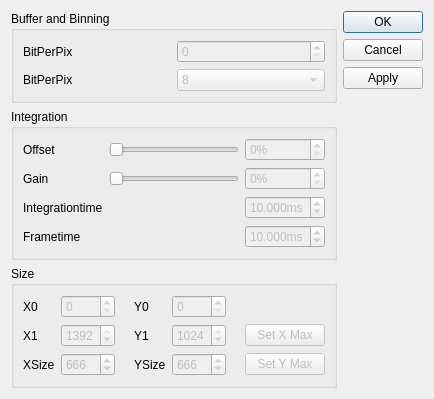
<?xml version="1.0" encoding="UTF-8"?>
<ui version="4.0">
 <class>dialogFireGrabber</class>
 <widget class="QDialog" name="dialogFireGrabber">
  <property name="geometry">
   <rect>
    <x>0</x>
    <y>0</y>
    <width>400</width>
    <height>362</height>
   </rect>
  </property>
  <property name="minimumSize">
   <size>
    <width>0</width>
    <height>0</height>
   </size>
  </property>
  <property name="maximumSize">
   <size>
    <width>16777215</width>
    <height>16777215</height>
   </size>
  </property>
  <property name="windowTitle">
   <string>Dialog</string>
  </property>
  <layout class="QHBoxLayout" name="horizontalLayout">
   <item>
    <layout class="QVBoxLayout" name="verticalLayout_2">
     <item>
      <widget class="QGroupBox" name="groupBoxBinning">
       <property name="enabled">
        <bool>true</bool>
       </property>
       <property name="title">
        <string>Buffer and Binning</string>
       </property>
       <layout class="QGridLayout" name="gridLayout_3">
        <item row="0" column="0">
         <widget class="QLabel" name="label_bpp">
          <property name="text">
           <string>BitPerPix</string>
          </property>
         </widget>
        </item>
        <item row="0" column="1">
         <widget class="QSpinBox" name="spinBox_bpp">
          <property name="enabled">
           <bool>false</bool>
          </property>
         </widget>
        </item>
        <item row="1" column="0">
         <widget class="QLabel" name="label_bpp_2">
          <property name="text">
           <string>BitPerPix</string>
          </property>
         </widget>
        </item>
        <item row="1" column="1">
         <widget class="QComboBox" name="combo_bpp">
          <property name="enabled">
           <bool>false</bool>
          </property>
          <property name="currentIndex">
           <number>0</number>
          </property>
          <item>
           <property name="text">
            <string>8</string>
           </property>
          </item>
          <item>
           <property name="text">
            <string>10</string>
           </property>
          </item>
          <item>
           <property name="text">
            <string>12</string>
           </property>
          </item>
          <item>
           <property name="text">
            <string>14</string>
           </property>
          </item>
          <item>
           <property name="text">
            <string>16</string>
           </property>
          </item>
          <item>
           <property name="text">
            <string>24</string>
           </property>
          </item>
          <item>
           <property name="text">
            <string>30</string>
           </property>
          </item>
          <item>
           <property name="text">
            <string>32</string>
           </property>
          </item>
         </widget>
        </item>
       </layout>
      </widget>
     </item>
     <item>
      <widget class="QGroupBox" name="groupBoxIntegration">
       <property name="enabled">
        <bool>true</bool>
       </property>
       <property name="title">
        <string>Integration</string>
       </property>
       <layout class="QGridLayout" name="gridLayout">
        <item row="1" column="2">
         <widget class="QSpinBox" name="spinBox_gain">
          <property name="enabled">
           <bool>false</bool>
          </property>
          <property name="suffix">
           <string>%</string>
          </property>
          <property name="minimum">
           <number>0</number>
          </property>
          <property name="maximum">
           <number>100</number>
          </property>
         </widget>
        </item>
        <item row="1" column="1">
         <widget class="QSlider" name="horizontalSlider_gain">
          <property name="enabled">
           <bool>false</bool>
          </property>
          <property name="maximum">
           <number>100</number>
          </property>
          <property name="tracking">
           <bool>false</bool>
          </property>
          <property name="orientation">
           <enum>Qt::Horizontal</enum>
          </property>
         </widget>
        </item>
        <item row="1" column="0">
         <widget class="QLabel" name="label_gain">
          <property name="text">
           <string>Gain</string>
          </property>
         </widget>
        </item>
        <item row="0" column="2">
         <widget class="QSpinBox" name="spinBox_offset">
          <property name="enabled">
           <bool>false</bool>
          </property>
          <property name="suffix">
           <string>%</string>
          </property>
          <property name="minimum">
           <number>0</number>
          </property>
          <property name="maximum">
           <number>100</number>
          </property>
         </widget>
        </item>
        <item row="0" column="1">
         <widget class="QSlider" name="horizontalSlider_offset">
          <property name="enabled">
           <bool>false</bool>
          </property>
          <property name="maximum">
           <number>100</number>
          </property>
          <property name="tracking">
           <bool>false</bool>
          </property>
          <property name="orientation">
           <enum>Qt::Horizontal</enum>
          </property>
         </widget>
        </item>
        <item row="0" column="0">
         <widget class="QLabel" name="label_offset">
          <property name="text">
           <string>Offset</string>
          </property>
         </widget>
        </item>
        <item row="2" column="0">
         <widget class="QLabel" name="label_integration_time">
          <property name="text">
           <string>Integrationtime</string>
          </property>
         </widget>
        </item>
        <item row="2" column="2">
         <widget class="QDoubleSpinBox" name="doubleSpinBox_integration_time">
          <property name="enabled">
           <bool>false</bool>
          </property>
          <property name="prefix">
           <string/>
          </property>
          <property name="suffix">
           <string>ms</string>
          </property>
          <property name="decimals">
           <number>3</number>
          </property>
          <property name="minimum">
           <double>0.005000000000000</double>
          </property>
          <property name="maximum">
           <double>65.000000000000000</double>
          </property>
          <property name="singleStep">
           <double>1.000000000000000</double>
          </property>
          <property name="value">
           <double>10.000000000000000</double>
          </property>
         </widget>
        </item>
        <item row="3" column="0">
         <widget class="QLabel" name="label_frame_time">
          <property name="text">
           <string>Frametime</string>
          </property>
         </widget>
        </item>
        <item row="3" column="2">
         <widget class="QDoubleSpinBox" name="doubleSpinBox_frame_time">
          <property name="enabled">
           <bool>false</bool>
          </property>
          <property name="prefix">
           <string/>
          </property>
          <property name="suffix">
           <string>ms</string>
          </property>
          <property name="decimals">
           <number>3</number>
          </property>
          <property name="minimum">
           <double>0.005000000000000</double>
          </property>
          <property name="maximum">
           <double>65.000000000000000</double>
          </property>
          <property name="singleStep">
           <double>1.000000000000000</double>
          </property>
          <property name="value">
           <double>10.000000000000000</double>
          </property>
         </widget>
        </item>
       </layout>
      </widget>
     </item>
     <item>
      <widget class="QGroupBox" name="groupBoxSize">
       <property name="enabled">
        <bool>true</bool>
       </property>
       <property name="title">
        <string>Size</string>
       </property>
       <layout class="QGridLayout" name="gridLayout_2">
        <item row="0" column="1">
         <widget class="QSpinBox" name="spinBox_x0">
          <property name="enabled">
           <bool>false</bool>
          </property>
          <property name="maximum">
           <number>1391</number>
          </property>
         </widget>
        </item>
        <item row="1" column="2">
         <spacer name="horizontalSpacer">
          <property name="orientation">
           <enum>Qt::Horizontal</enum>
          </property>
          <property name="sizeType">
           <enum>QSizePolicy::Fixed</enum>
          </property>
          <property name="sizeHint" stdset="0">
           <size>
            <width>13</width>
            <height>20</height>
           </size>
          </property>
         </spacer>
        </item>
        <item row="1" column="1">
         <widget class="QSpinBox" name="spinBox_x1">
          <property name="enabled">
           <bool>false</bool>
          </property>
          <property name="maximum">
           <number>1392</number>
          </property>
          <property name="value">
           <number>1392</number>
          </property>
         </widget>
        </item>
        <item row="0" column="0">
         <widget class="QLabel" name="label_x0">
          <property name="text">
           <string>X0</string>
          </property>
         </widget>
        </item>
        <item row="0" column="3">
         <widget class="QLabel" name="label_y0">
          <property name="text">
           <string>Y0</string>
          </property>
         </widget>
        </item>
        <item row="0" column="4">
         <widget class="QSpinBox" name="spinBox_y0">
          <property name="enabled">
           <bool>false</bool>
          </property>
          <property name="maximum">
           <number>1023</number>
          </property>
         </widget>
        </item>
        <item row="1" column="0">
         <widget class="QLabel" name="label_X1">
          <property name="text">
           <string>X1</string>
          </property>
         </widget>
        </item>
        <item row="1" column="3">
         <widget class="QLabel" name="label_Y1">
          <property name="text">
           <string>Y1</string>
          </property>
         </widget>
        </item>
        <item row="1" column="4">
         <widget class="QSpinBox" name="spinBox_y1">
          <property name="enabled">
           <bool>false</bool>
          </property>
          <property name="maximum">
           <number>1024</number>
          </property>
          <property name="value">
           <number>1024</number>
          </property>
         </widget>
        </item>
        <item row="1" column="5">
         <spacer name="horizontalSpacer_2">
          <property name="orientation">
           <enum>Qt::Horizontal</enum>
          </property>
          <property name="sizeType">
           <enum>QSizePolicy::Fixed</enum>
          </property>
          <property name="sizeHint" stdset="0">
           <size>
            <width>13</width>
            <height>20</height>
           </size>
          </property>
         </spacer>
        </item>
        <item row="1" column="6">
         <widget class="QPushButton" name="pushButton_setSizeXMax">
          <property name="enabled">
           <bool>false</bool>
          </property>
          <property name="text">
           <string>Set X Max</string>
          </property>
          <property name="autoDefault">
           <bool>false</bool>
          </property>
         </widget>
        </item>
        <item row="2" column="0">
         <widget class="QLabel" name="label_sizeX">
          <property name="text">
           <string>XSize</string>
          </property>
         </widget>
        </item>
        <item row="2" column="1">
         <widget class="QSpinBox" name="spinBox_xsize">
          <property name="enabled">
           <bool>false</bool>
          </property>
          <property name="maximum">
           <number>1392</number>
          </property>
          <property name="value">
           <number>666</number>
          </property>
         </widget>
        </item>
        <item row="2" column="3">
         <widget class="QLabel" name="label_sizeY">
          <property name="text">
           <string>YSize</string>
          </property>
         </widget>
        </item>
        <item row="2" column="4">
         <widget class="QSpinBox" name="spinBox_ysize">
          <property name="enabled">
           <bool>false</bool>
          </property>
          <property name="maximum">
           <number>1392</number>
          </property>
          <property name="value">
           <number>666</number>
          </property>
         </widget>
        </item>
        <item row="2" column="6">
         <widget class="QPushButton" name="pushButton_setSizeYMax">
          <property name="enabled">
           <bool>false</bool>
          </property>
          <property name="text">
           <string>Set Y Max</string>
          </property>
          <property name="autoDefault">
           <bool>false</bool>
          </property>
         </widget>
        </item>
       </layout>
      </widget>
     </item>
     <item>
      <spacer name="verticalSpacer_2">
       <property name="orientation">
        <enum>Qt::Vertical</enum>
       </property>
       <property name="sizeHint" stdset="0">
        <size>
         <width>20</width>
         <height>40</height>
        </size>
       </property>
      </spacer>
     </item>
    </layout>
   </item>
   <item>
    <layout class="QVBoxLayout" name="verticalLayout">
     <item>
      <widget class="QPushButton" name="okButton">
       <property name="text">
        <string>OK</string>
       </property>
      </widget>
     </item>
     <item>
      <widget class="QPushButton" name="cancelButton">
       <property name="text">
        <string>Cancel</string>
       </property>
       <property name="autoDefault">
        <bool>false</bool>
       </property>
      </widget>
     </item>
     <item>
      <widget class="QPushButton" name="applyButton">
       <property name="text">
        <string>Apply</string>
       </property>
       <property name="autoDefault">
        <bool>false</bool>
       </property>
      </widget>
     </item>
     <item>
      <spacer name="verticalSpacer">
       <property name="orientation">
        <enum>Qt::Vertical</enum>
       </property>
       <property name="sizeHint" stdset="0">
        <size>
         <width>20</width>
         <height>40</height>
        </size>
       </property>
      </spacer>
     </item>
    </layout>
   </item>
  </layout>
 </widget>
 <resources/>
 <connections>
  <connection>
   <sender>okButton</sender>
   <signal>clicked()</signal>
   <receiver>dialogFireGrabber</receiver>
   <slot>accept()</slot>
   <hints>
    <hint type="sourcelabel">
     <x>315</x>
     <y>31</y>
    </hint>
    <hint type="destinationlabel">
     <x>233</x>
     <y>29</y>
    </hint>
   </hints>
  </connection>
  <connection>
   <sender>cancelButton</sender>
   <signal>clicked()</signal>
   <receiver>dialogFireGrabber</receiver>
   <slot>reject()</slot>
   <hints>
    <hint type="sourcelabel">
     <x>315</x>
     <y>61</y>
    </hint>
    <hint type="destinationlabel">
     <x>197</x>
     <y>125</y>
    </hint>
   </hints>
  </connection>
  <connection>
   <sender>horizontalSlider_offset</sender>
   <signal>valueChanged(int)</signal>
   <receiver>spinBox_offset</receiver>
   <slot>setValue(int)</slot>
   <hints>
    <hint type="sourcelabel">
     <x>137</x>
     <y>135</y>
    </hint>
    <hint type="destinationlabel">
     <x>296</x>
     <y>137</y>
    </hint>
   </hints>
  </connection>
  <connection>
   <sender>horizontalSlider_gain</sender>
   <signal>valueChanged(int)</signal>
   <receiver>spinBox_gain</receiver>
   <slot>setValue(int)</slot>
   <hints>
    <hint type="sourcelabel">
     <x>117</x>
     <y>162</y>
    </hint>
    <hint type="destinationlabel">
     <x>275</x>
     <y>159</y>
    </hint>
   </hints>
  </connection>
  <connection>
   <sender>spinBox_offset</sender>
   <signal>valueChanged(int)</signal>
   <receiver>horizontalSlider_offset</receiver>
   <slot>setValue(int)</slot>
   <hints>
    <hint type="sourcelabel">
     <x>275</x>
     <y>132</y>
    </hint>
    <hint type="destinationlabel">
     <x>154</x>
     <y>136</y>
    </hint>
   </hints>
  </connection>
  <connection>
   <sender>spinBox_gain</sender>
   <signal>valueChanged(int)</signal>
   <receiver>horizontalSlider_gain</receiver>
   <slot>setValue(int)</slot>
   <hints>
    <hint type="sourcelabel">
     <x>268</x>
     <y>163</y>
    </hint>
    <hint type="destinationlabel">
     <x>189</x>
     <y>160</y>
    </hint>
   </hints>
  </connection>
 </connections>
</ui>
